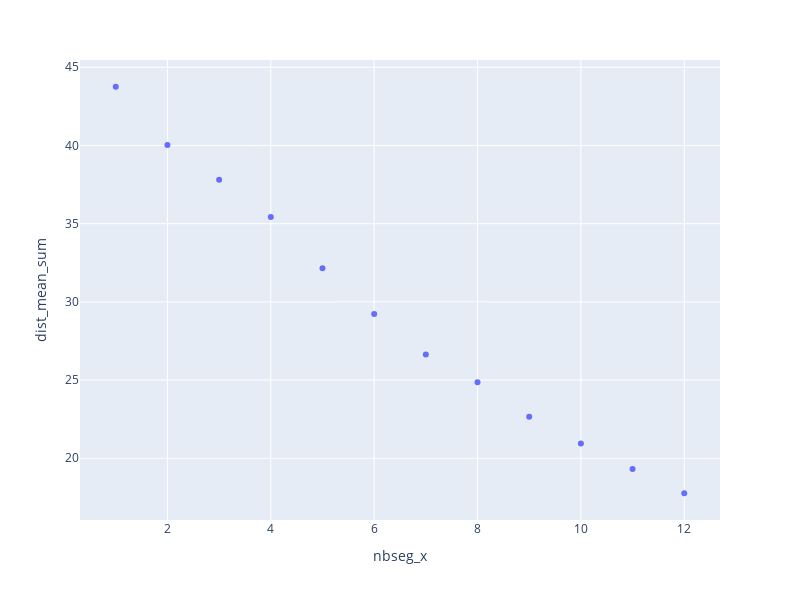

Notebook source saved alongside this figure:
### Code cell
import plotly.express as px
fig = px.scatter(df_dist_clust_inertia, x='nbseg_x', y='dist_mean_sum', width=800, height=600)
fig

### Figure 1 — Plotly figure (JSON) as saved in the notebook; plotly's stock layout.template omitted (floating-point values rounded to 4 significant figures)
{"data": [{"hovertemplate": "nbseg_x=%{x}<br>dist_mean_sum=%{y}<extra></extra>", "legendgroup": "", "marker": {"color": "#636efa", "symbol": "circle"}, "mode": "markers", "name": "", "orientation": "v", "showlegend": false, "type": "scatter", "x": [1, 2, 3, 4, 5, 6, 7, 8, 9, 10, 11, 12], "xaxis": "x", "y": [43.75, 40.03, 37.81, 35.43, 32.15, 29.23, 26.63, 24.87, 22.66, 20.94, 19.32, 17.76], "yaxis": "y"}], "layout": {"height": 600, "legend": {"tracegroupgap": 0}, "margin": {"t": 60}, "width": 800, "xaxis": {"anchor": "y", "domain": [0, 1], "title": {"text": "nbseg_x"}}, "yaxis": {"anchor": "x", "domain": [0, 1], "title": {"text": "dist_mean_sum"}}}}
